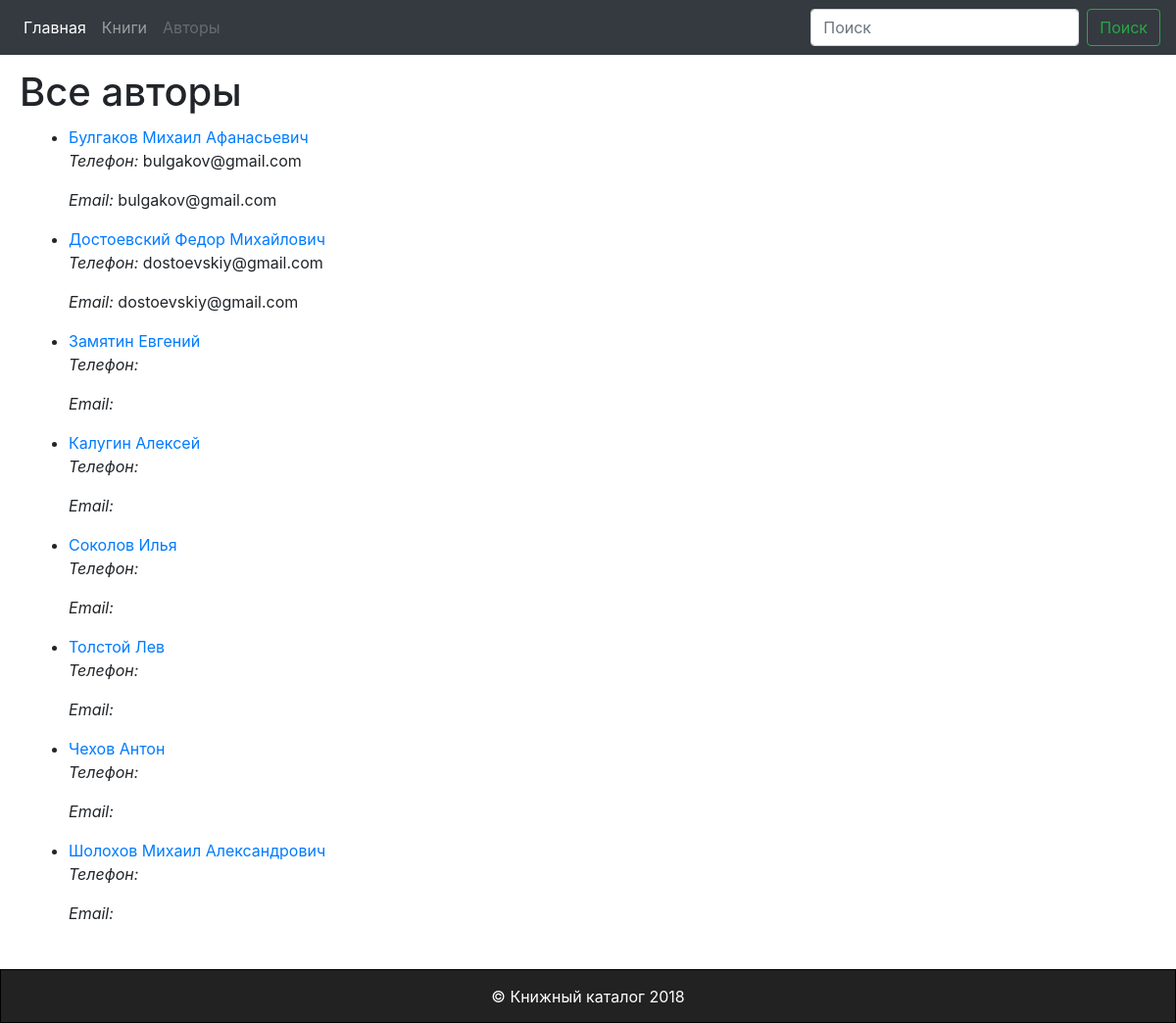
Screenshot of /authors/ with the database file from the repository.
### mainapp/models.py (models this page shows, shortened)
class Author(models.Model):
    name = models.CharField(verbose_name='имя автора', max_length=60)
    surname = models.CharField(verbose_name='фамилия автора', max_length=60)
    patronymic = models.CharField(verbose_name='отчество автора', max_length=60, blank=True)
    email = models.EmailField(verbose_name='электронная почта автора', max_length=50, blank=True)
    phone = models.CharField(verbose_name='телефон автора', max_length=20, blank=True)
    class Meta:
        ordering = ["surname", "name"]
    def get_absolute_url(self):
        return reverse('mainapp:author', args=[str(self.id)])

### mainapp/views.py (the view)
# urls.py: url(r'^authors/', views.AuthorsListView.as_view(), name='authors'),
class AuthorsListView(generic.ListView):
    model = Author
    paginate_by = 10
    context_object_name = 'list_authors'
    def get_context_data(self, **kwargs):
        context = super(AuthorsListView, self).get_context_data(**kwargs)
        context['some_data'] = 'This is just some data'
        return context

### mainapp/templates/mainapp/author_list.html (shortened to what this page needs)
{% extends 'mainapp/base.html' %}
{% block content %}
    <div class="main">
        <h1>Все авторы</h1>
        <div class="one-book">
            {% if list_authors %}
                <ul>
                    {% for author in list_authors %}
                        <li>
                            <a href="{{ author.get_absolute_url }}">{{ author.surname }} {{ author.name }} {{ author.patronymic }}</a>
                            <p><i>Телефон:</i> {{ author.email }}</p>
                            <p><i>Email:</i> {{ author.email }}</p>
                        </li>
                    {% endfor %}
                </ul>
            {% else %}
                <p>Авторов не найдено.</p>
            {% endif %}
        </div>
    </div>
{% endblock %}

### mainapp/static/css/style.css (style rules this page uses)
.main { margin-top: 70px; margin-left: 20px; margin-bottom: 20px; }
.one-book { margin: 10px; margin-bottom: 100px; }

### rows the page displays
Author: surname "Булгаков", name "Михаил", patronymic "Афанасьевич", email "bulgakov@gmail.com"
Author: surname "Достоевский", name "Федор", patronymic "Михайлович", email "dostoevskiy@gmail.com"
Author: surname "Замятин", name "Евгений"
Author: surname "Калугин", name "Алексей"
Author: surname "Соколов", name "Илья"
Author: surname "Толстой", name "Лев"
Author: surname "Чехов", name "Антон"
Author: surname "Шолохов", name "Михаил", patronymic "Александрович"
